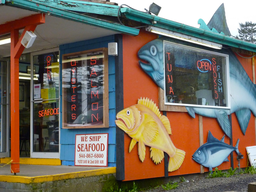
#> input picture Image_input_files/Newport_seafood.png, 256 x 192 px, shrunk from 1024 x 768 before the run, found by its file name
$ python rgb_clustering_of_image.py   (older library calls are emulated)
#> lines starting #> are read from the running program, lines starting #| are printed output that depends on the picture
# -*- coding: utf-8 -*-
"""
Created on Tue Feb 23 16:32:34 2016

@author: jim_byers

python 2.7
"""

import Image
import requests
from StringIO import StringIO
import ImageFont
import ImageDraw
import textwrap
import pandas as pd
from sklearn.cluster import KMeans
from datetime import datetime

font = ImageFont.truetype('/Library/Fonts/Arial.ttf', 35)
output_path = "../image_output_files/"
url = "https://raw.githubusercontent.com/JamesByers/Cluster-analysis-of-image-RGB-colors/master/image_input_files/Newport_seafood.png"

# [6 lines of commented-out code are left out]
response = requests.get(url)
im = Image.open(StringIO(response.content))
#> im is the input picture: PIL image 256x192 RGB; mean R, G, B 118.7, 108.8, 95

def placeText (image,a_str,font): # place center justified text on image
    font_color = (255,165,0)
    para = textwrap.wrap(a_str, width=8)
    draw = ImageDraw.Draw(image)
    current_h, pad = 5, 0
    for line in para:
        w, h = draw.textsize(line, font=font)
        draw.text((imageW - 65 - (w / 2), current_h), line, font_color, font=font)
        current_h += h + pad

## create a dataframe of the image data
imageW = im.size[0]
#> imageW = 256
imageH = im.size[1]
#> imageH = 192
im_list = []
xrange = range(0,imageW)
yrange = range(0,imageH)
for y in yrange:
    for x in xrange:
        r, g, b = im.getpixel((x, y))
        im_list.append([x,y,r,g,b])
#> after the loop, im_list = 49152 items

## write original image to a local file
temp_im = im
placeText(temp_im,'''Original image''',font)
#> the loop in placeText, `for line in para:` made 2 passes
#> (w, h, current_h) on passes 1 to 2: (137, 40, 45), (109, 40, 85)
#> after the loop in placeText, `for line in para:`: current_h = 85
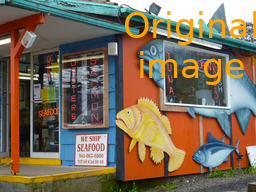
#> temp_im: PIL image 256x192 RGB; mean R, G, B 124.5, 110.4, 89.9
temp_im.save(output_path + "cluster_out_original_image" + ".png")

## Generate posterized images with increasing number of colors
df_columns = ['x','y','r','g','b']
#num_clusters = [1,2,3,4,5,6,7,8,9,10,11,12,13,14,16,25,36,49,64,81,100,121,128,144,169,196,256]
num_clusters = [2,4]
print('Starting RBG cluster calculations and posterizing images')
for num in num_clusters:
    print("starting on calc of " + str(num) + " clusters")
    dt_loop_start = datetime.now()
    temp_imdf = pd.DataFrame(im_list, columns=df_columns)
    X = temp_imdf[['r','g','b']]
    km = KMeans(n_clusters=num, random_state=30)
    km.fit(X)
    temp_imdf['cluster'] = km.labels_

    cluster_r = {}
    cluster_g = {}
    cluster_b = {}
    for i in range(0,num):
        cluster_r[i], cluster_g[i], cluster_b[i] = km.cluster_centers_[i].round().astype(int) # Python 2.7x round() returns a float but 3.3x returns and int

    clust_r = []
    clust_g = []
    clust_b = []
    for row in temp_imdf.iterrows():
        cluster_num = row[1][5]
        clust_r.append(cluster_r[cluster_num])
        clust_g.append(cluster_g[cluster_num])
        clust_b.append(cluster_b[cluster_num])
    temp_imdf['cluster_r'] = clust_r
    temp_imdf['cluster_g'] = clust_g
    temp_imdf['cluster_b'] = clust_b

## Generate posterize image
    subset = temp_imdf[['cluster_r', 'cluster_g', 'cluster_b']]
    rgb_tuples = [tuple(x) for x in subset.values]
    temp_image = Image.new("RGB",[imageW,imageH])
    temp_image.putdata(rgb_tuples)
    draw = ImageDraw.Draw(temp_image)
    placeText(temp_image,str(num),font)
    temp_image.save(output_path + "cluster_out_" + str(num) + ".png")
    dt_loop_end = datetime.now()
    loop_duration = dt_loop_end - dt_loop_start
    print(str(num) + " cluster loop completed in: " + str(loop_duration))
#> this loop made 2 passes
#> subset on passes 1 to 2: table of 49152 rows and 3 columns, table of 49152 rows and 3 columns
#> pass 1, `temp_image.save(output_path + "cluster_out_" + str(num) + ".png")`:
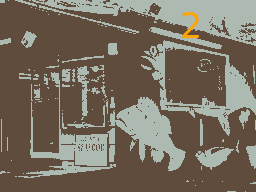
#> saved as cluster_out_2.png: PIL image 256x192 RGB; mean R, G, B 118.7, 108.9, 94.8
#> pass 2, `temp_image.save(output_path + "cluster_out_" + str(num) + ".png")`:
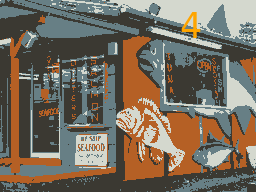
#> saved as cluster_out_4.png: PIL image 256x192 RGB; mean R, G, B 119, 108.9, 94.5
